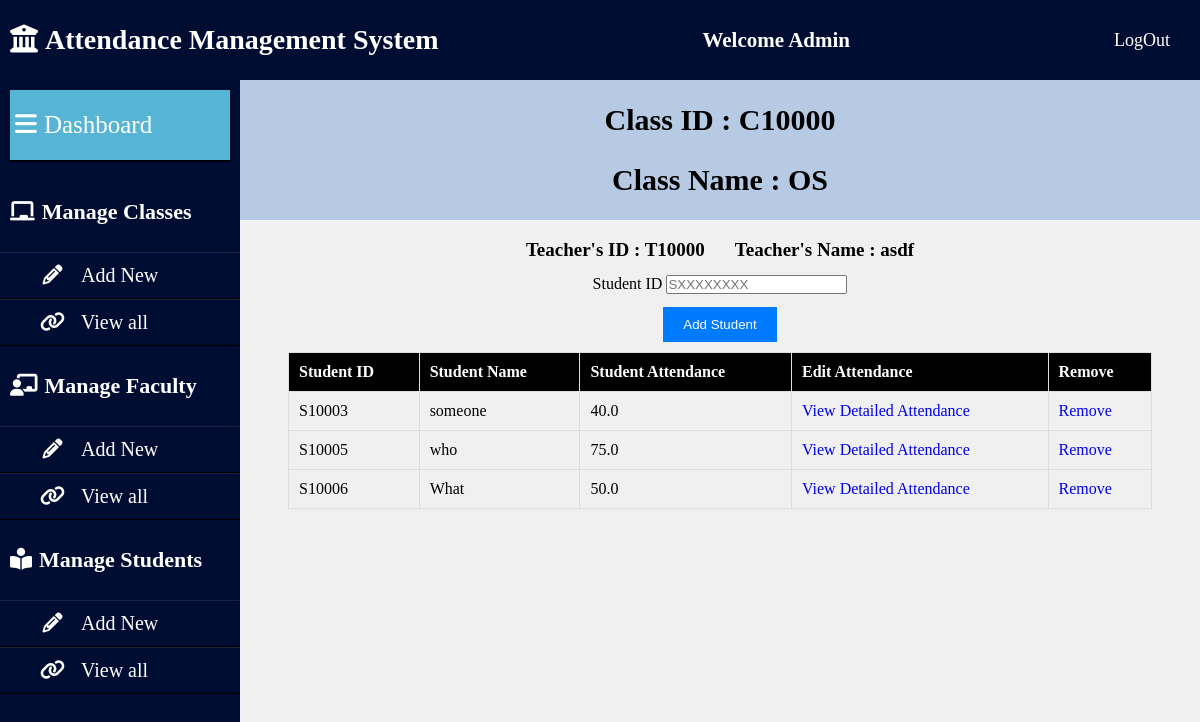
The app's page /class_mgmt/?subject_id=C10000, older data.
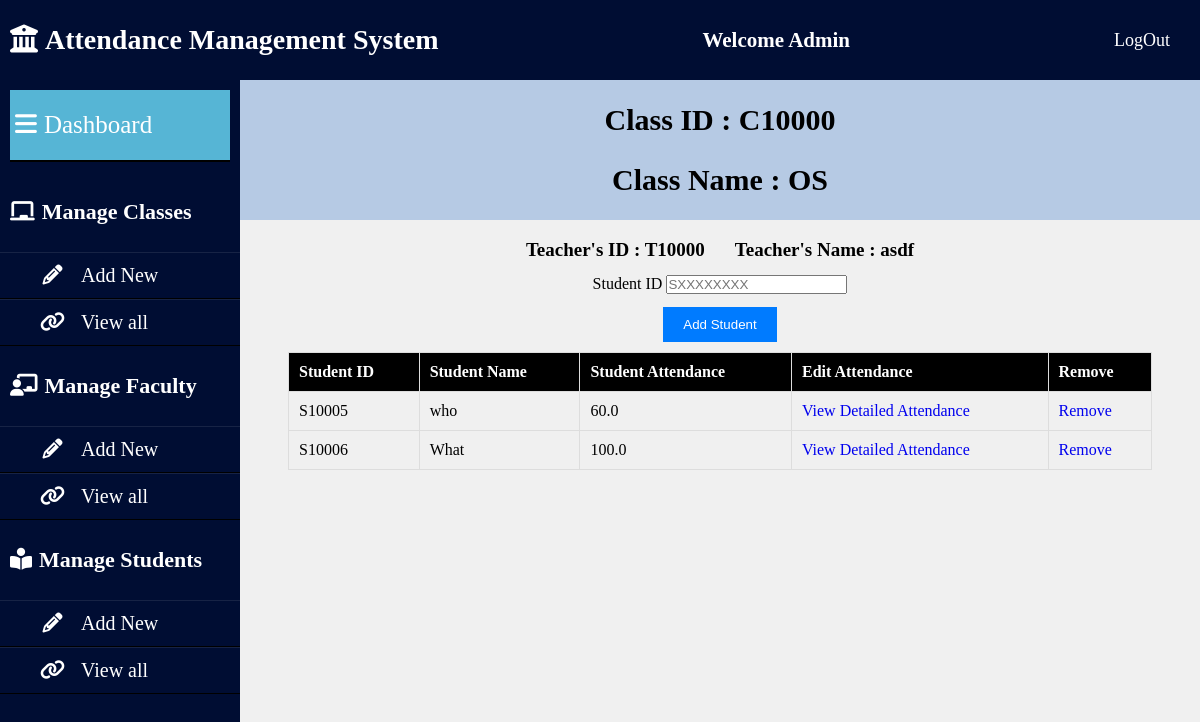
The same page, newer data.
### AMS_APP/models.py (models this page shows, shortened)
class Student(models.Model):
    student_id=models.CharField(max_length=15)
    student_name=models.CharField(max_length=30)
    email_id=models.CharField(max_length=30)
    password=models.CharField(max_length=30)
    class1=models.CharField(max_length=20,default='')
    class1_att=models.CharField(max_length=100,default='')
    class2=models.CharField(max_length=20,default='')
    class2_att=models.CharField(max_length=100,default='')
    class3=models.CharField(max_length=20,default='')
    class3_att=models.CharField(max_length=100,default='')
    class4=models.CharField(max_length=20,default='')
    class4_att=models.CharField(max_length=100,default='')
    class5=models.CharField(max_length=20,default='')
    class5_att=models.CharField(max_length=100,default='')
    class6=models.CharField(max_length=20,default='')
    class6_att=models.CharField(max_length=100,default='')
    class7=models.CharField(max_length=20,default='')
    class7_att=models.CharField(max_length=100,default='')
    class8=models.CharField(max_length=20,default='')
    class8_att=models.CharField(max_length=100,default='')

### AMS_APP/views.py (the view, shortened to what this page needs)
# urls.py: path('class_mgmt/', views.class_mgmt, name='class_mgmt/'),
def class_mgmt(request):
    subject_id = request.GET.get('subject_id')
    classs=list(Subject.objects.filter(subject_id=subject_id))[0]
    class_name=classs.subject_name
    teacher_id=classs.teacher_id
    teacher_name=Teacher.objects.filter(teacher_id=teacher_id)[0].teacher_name
    student_list=list(Student.objects.filter(class1=subject_id))+list(Student.objects.filter(class2=subject_id))+list(Student.objects.filter(class3=subject_id))+list(Student.objects.filter(class4=subject_id))+list(Student.objects.filter(class5=subject_id))+list(Student.objects.filter(class6=subject_id))+list(Student.objects.filter(class7=subject_id))+list(Student.objects.filter(class8=subject_id))
    student_list_new=[]
    for i in student_list:
        id=i.student_id
        name=i.student_name
        if i.class1==subject_id:
            att_str=i.class1_att
            att_list=att_str
            if att_str.count('P')==0 and att_str.count('A')==0:
                att='NA'
            else:
                att=att_str.count('P')/(att_str.count('P')+att_str.count('A'))*100
            stud_dic={'id':id,'name':name,'att':att,'att_list':att_list}
        student_list_new.append(stud_dic)
    dic={'class_id':subject_id,'class_name':class_name,'teacher_id':teacher_id,'teacher_name':teacher_name,'student_list':student_list_new}
    return render(request, 'class_mgmt.html',dic)

### template/class_mgmt.html (shortened to what this page needs)
{% load static %}
<!DOCTYPE html>
<html lang="en">
<head>
    <link rel="stylesheet" href="{% static 'css/class_mgmt.css'%}">
    <link rel="stylesheet" href="https://cdnjs.cloudflare.com/ajax/libs/font-awesome/6.4.0/css/all.min.css">
    <link rel="stylesheet" href="{% static 'css/admindashboard.css' %}">
</head>
<body>
    <header class="mainheader">
        <h1><i class="fas fa-university"></i>Attendance Management System</h1>
        <h2>Welcome Admin</h2>
        <a href="/logoutuser" class="btn">LogOut</a>
    </header>
    <aside>
        <header>
            <a href="/AdminDashboard">
                <i class="fas fa-bars"></i>Dashboard
            </a>
        </header>
        <ul>
            <li><h4><i class="fas fa-chalkboard">  </i>Manage Classes</h4></li>
            <ul>
                <li><a href="/courseadd" target="content"><i class="fa fa-pencil fa-fw"></i>Add New</a></li>
                <li><a href="/viewclass" target="content"><i class="fa fa-link"></i>View all</a></li>
            </ul>
        </ul>
        <ul>
            <li><h4><i class="fas fa-chalkboard-teacher"></i>Manage Faculty</h4></li>
            <ul>
                <li><a href="/teacher"><i class="fa fa-pencil fa-fw"></i>Add New</a></li>
                <li><a href="/viewfaculty"><i class="fa fa-link"></i>View all</a></li>
            </ul>
        </ul>
        <ul>
            <li><h4><i class="fas fa-book-reader" aria-hidden="true"></i>Manage Students</h4></li>
            <ul>
                <li><a href="/addnewstudent"><i class="fa fa-pencil fa-fw"></i>Add New</a></li>
                <li><a href="/viewstudent"><i class="fa fa-link"></i>View all</a></li>
            </ul>
        </ul>
    </aside>
    <div class="content-container">
            <header class="pageheader">
                <h1>Class ID : {{ class_id}}</h1>
                <h1>Class Name : {{ class_name}}</h1>
            </header>
                <div class="teacher-name">
                    <label for="teacherName">Teacher's ID : {{ teacher_id }}      </label>
                    <label for="teacherName">Teacher's Name : {{ teacher_name }}</label>
                </div>
            <main>
                <div class="add-student">
                    <form method="post" action="/class_mgmt/?subject_id={{ class_id }}">
                            <div class="form-group">
                                <label for="name">Student ID</label>
                                <input type="text" class="form-control" id="student_id" name="student_id" placeholder="SXXXXXXXX">
                            </div>
                            <button class="btn btn-primary" type="submit">Add Student</button>
                        </form>
                </div>
                <table>
                    <tr>
                        <th>Student ID</th>
                        <th>Student Name</th>
                        <th>Student Attendance</th>
                        <th>Edit Attendance</th>
                        <th>Remove</th>
                    </tr>
                    {% for q in student_list %}
                                  <tr>
                                    <td>{{ q.id }}</td>
                                    <td>{{ q.name }}</td>
                                    <td>{{ q.att }}</td>
                                    <td><a href="/editattendanceforadmin/?details={{ class_id }}{{ q.id }}">View Detailed Attendance</a></td>
                                    <td><a href="/remove/?remove={{ class_id }}{{ q.id }}">Remove</a></td>
                                  </tr>
                                  {% endfor %}
                </table>
            </main>
    </div>
</body>
</html>

Row changes from the older to the newer data that the page shows:
no longer on this page (row edited): Student: id "S10003", name "someone"
Text that changed along with them:
new list line: "S10005 who"
new list line: "60.0 View Detailed Attendance Remove"
new list line: "S10006 What"
new list line: "100.0 View Detailed Attendance Remove"
list line gone: "40.0 View Detailed Attendance Remove"
list line gone: "S10005 who"
list line gone: "75.0 View Detailed Attendance Remove"
list line gone: "S10006 What"
list line gone: "50.0 View Detailed Attendance Remove"
